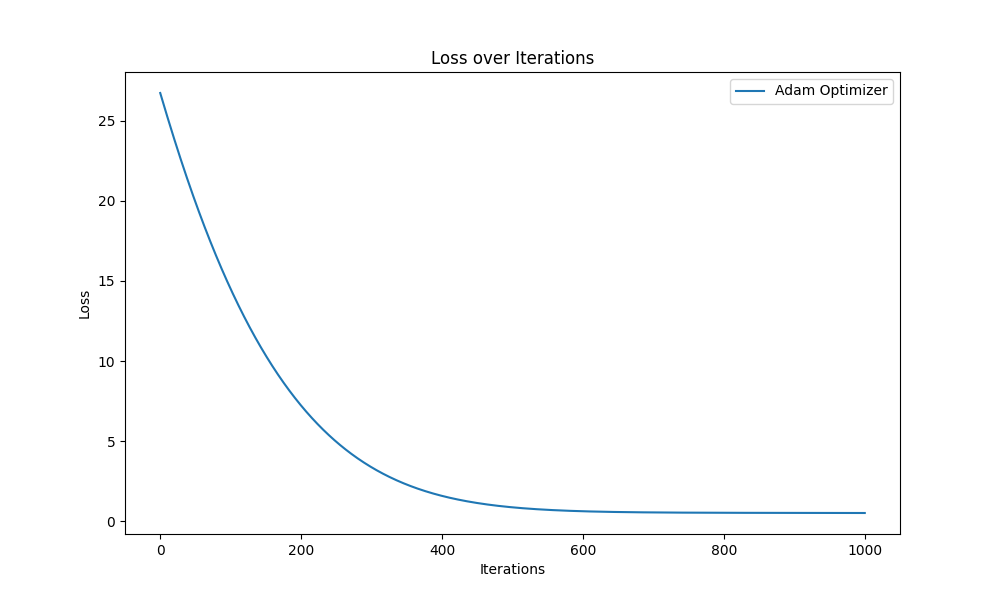

Write Python code to recreate this figure.
import numpy as np
import matplotlib.pyplot as plt

def adam_optimizer(X, y, learning_rate=0.01, epochs=100, beta1=0.9, beta2=0.999, epsilon=1e-8):
    m, n = X.shape
    theta = np.zeros((n, 1))
    m_t = np.zeros_like(theta)
    v_t = np.zeros_like(theta)
    t = 0
    loss_history = []

    for epoch in range(epochs):
        predictions = X.dot(theta)
        errors = predictions - y
        gradient = X.T.dot(errors)
        
        t += 1
        m_t = beta1 * m_t + (1 - beta1) * gradient
        v_t = beta2 * v_t + (1 - beta2) * (gradient ** 2)

        m_t_hat = m_t / (1 - beta1 ** t)
        v_t_hat = v_t / (1 - beta2 ** t)

        theta -= learning_rate * m_t_hat / (np.sqrt(v_t_hat) + epsilon)

        loss = np.mean(errors**2) / 2
        loss_history.append(loss)

    return theta, loss_history

# Generate synthetic data
np.random.seed(42)
X = 2 * np.random.rand(1000, 1)
y = 4 + 3 * X + np.random.randn(1000, 1)

# Add a bias term to the feature matrix
X_b = np.c_[np.ones((1000, 1)), X]

# Run Adam optimizer
theta_adam, loss_history_adam = adam_optimizer(X_b, y, epochs=1000)

# Plot the loss history
plt.figure(figsize=(10, 6))
plt.plot(loss_history_adam, label='Adam Optimizer')
plt.title('Loss over Iterations')
plt.xlabel('Iterations')
plt.ylabel('Loss')
plt.legend()
plt.show()
